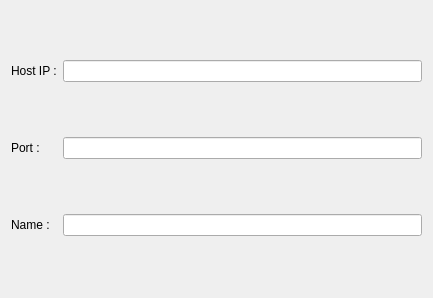
<?xml version="1.0" encoding="UTF-8"?>
<ui version="4.0">
 <class>connect_window</class>
 <widget class="QDialog" name="connect_window">
  <property name="geometry">
   <rect>
    <x>0</x>
    <y>0</y>
    <width>433</width>
    <height>298</height>
   </rect>
  </property>
  <property name="windowTitle">
   <string>Connect to...</string>
  </property>
  <property name="locale">
   <locale language="English" country="UnitedStates"/>
  </property>
  <layout class="QGridLayout" name="gridLayout">
   <item row="0" column="0">
    <widget class="QLabel" name="label_2">
     <property name="text">
      <string>Host IP :</string>
     </property>
    </widget>
   </item>
   <item row="1" column="0">
    <widget class="QLabel" name="label">
     <property name="text">
      <string>Port :</string>
     </property>
    </widget>
   </item>
   <item row="2" column="0">
    <widget class="QLabel" name="label_3">
     <property name="text">
      <string>Name :</string>
     </property>
    </widget>
   </item>
   <item row="0" column="1">
    <widget class="QLineEdit" name="lineEdit"/>
   </item>
   <item row="1" column="1">
    <widget class="QLineEdit" name="lineEdit_2"/>
   </item>
   <item row="2" column="1">
    <widget class="QLineEdit" name="lineEdit_3"/>
   </item>
  </layout>
 </widget>
 <resources/>
 <connections/>
</ui>
